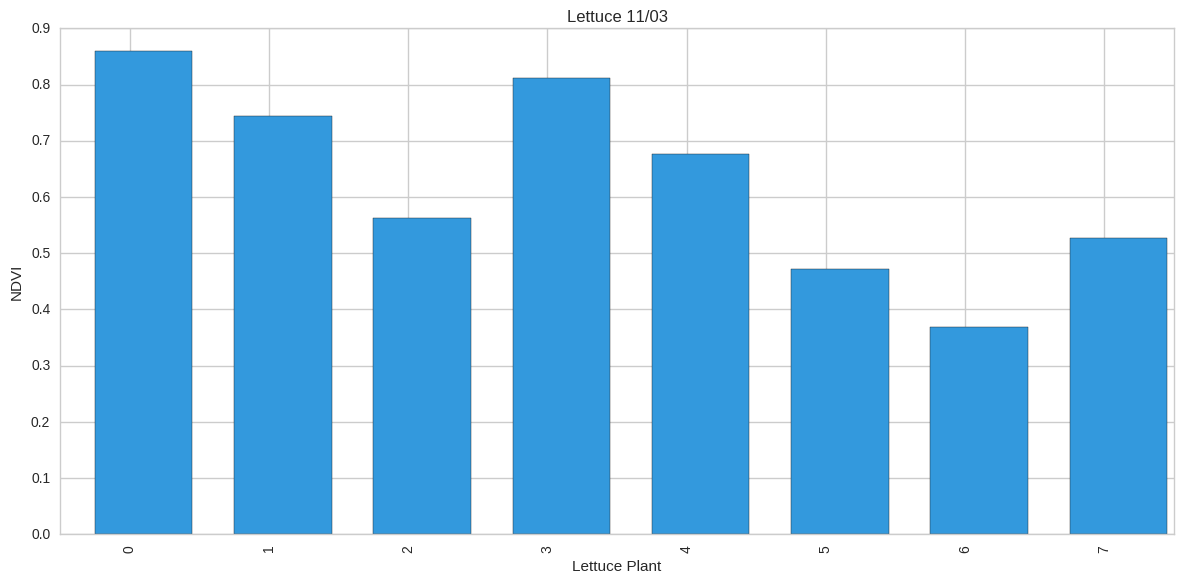
#> input picture data/NDVI/Lettuce_2016-11-03.png, 1184 x 583 px
$ python crop.py ../data/NDVI/Lettuce_2016-11-03.png   (older library calls are emulated)
#> lines starting #> are read from the running program, lines starting #| are printed output that depends on the picture; after the words box and inside, x2 and y2 are one past the last pixel; in counts of white or black regions, pixels touching at a corner belong together
import cv2
import numpy as np
import sys


def rotate_bound(image, angle):
    # grab the dimensions of the image and then determine the
    # center
    (h, w) = image.shape[:2]
    (cX, cY) = (w // 2, h // 2)

    # grab the rotation matrix (applying the negative of the
    # angle to rotate clockwise), then grab the sine and cosine
    # (i.e., the rotation components of the matrix)
    M = cv2.getRotationMatrix2D((cX, cY), angle, 1.0)
    cos = np.abs(M[0, 0])
    sin = np.abs(M[0, 1])

    # compute the new bounding dimensions of the image
    nW = int((h * sin) + (w * cos))
    nH = int((h * cos) + (w * sin))

    # adjust the rotation matrix to take into account translation
    M[0, 2] += (nW / 2) - cX
    M[1, 2] += (nH / 2) - cY

    # perform the actual rotation and return the image
    return cv2.warpAffine(image, M, (nW, nH))


if __name__ == "__main__":
    img = cv2.imread(sys.argv[1])
#> img is the input picture: shape (583, 1184, 3); mean B, G, R 239.2, 212.3, 171.9
    rows, cols = img.shape[:2]
    gray = cv2.cvtColor(img, cv2.COLOR_BGR2GRAY)
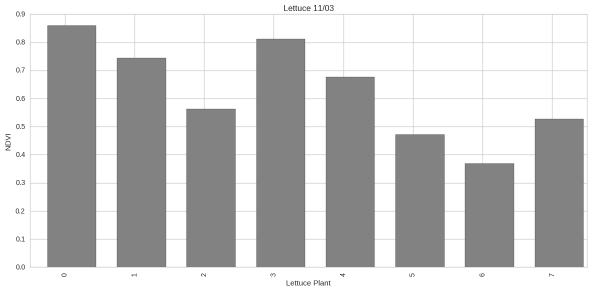
#> gray: shape (583, 1184) (shown at 1/2 size); min 39, max 255, mean 203.2
    _, thresh = cv2.threshold(gray, 0, 255, cv2.THRESH_BINARY_INV + cv2.THRESH_OTSU)
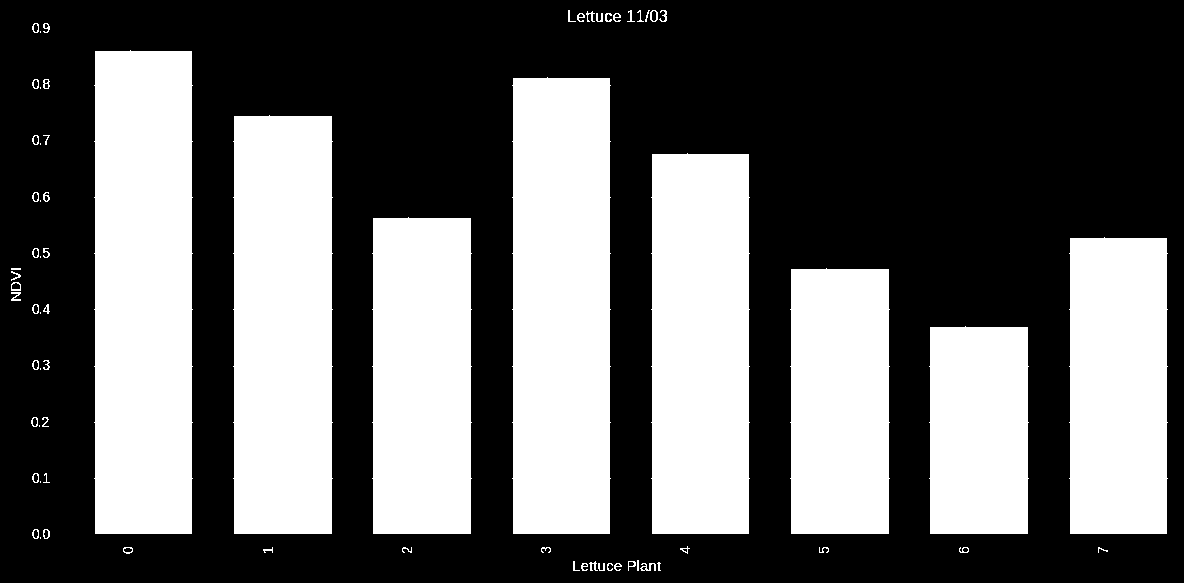
#> thresh: shape (583, 1184); 40.1% white; 71 white regions (10 under 20 px), largest, box (x1, y1, x2, y2) and area: (94, 50, 193, 534) 46868, (512, 77, 611, 534) 44249, (233, 115, 333, 534) 40979
    thresh = cv2.bitwise_not(thresh)
    _, contours, _ = cv2.findContours(thresh, cv2.RETR_EXTERNAL, cv2.CHAIN_APPROX_SIMPLE)
#> contours = [[[0, 0], [0, 582], [1183, 582], [1183, 0]]]
    cnt = contours[0]
#> cnt = [[0, 0], [0, 582], [1183, 582], [1183, 0]]
    rect = cv2.minAreaRect(cnt)
#> rect = ((591.5, 291), (582, 1183), -90)
    rotation = rect[-1]
#> rotation = -90
    dst = rotate_bound(thresh, rotation)
#> in rotate_bound, `M = cv2.getRotationMatrix2D((cX, cY), angle, 1.0)`: M = [[6.12e-17, -1, 883], [1, 6.12e-17, -301]]
#> in rotate_bound, `cos = np.abs(M[0, 0])`: cos = 6.12e-17
#> in rotate_bound, `sin = np.abs(M[0, 1])`: sin = 1
#> in rotate_bound, `nW = int((h * sin) + (w * cos))`: nW = 583
#> in rotate_bound, `nH = int((h * cos) + (w * sin))`: nH = 1184
#> in rotate_bound, `return cv2.warpAffine(image, M, (nW, nH))`:
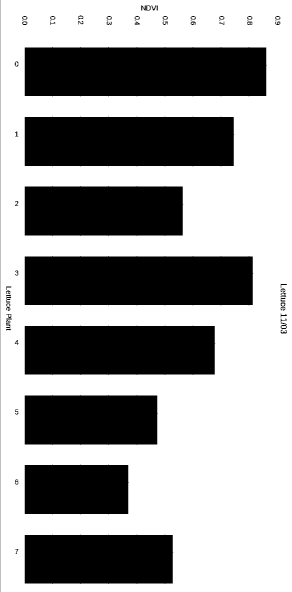
#> returned value: shape (1184, 583) (shown at 1/2 size); min 0, max 255, mean 152.6

    _, contours, _ = cv2.findContours(dst, cv2.RETR_EXTERNAL, cv2.CHAIN_APPROX_SIMPLE)
#> contours = [[[0, 0], [0, 1183], [582, 1183], [582, 0]]]
    cnt = contours[0]
#> cnt = [[0, 0], [0, 1183], [582, 1183], [582, 0]]
    x, y, w, h = cv2.boundingRect(cnt)
#> x = 0; y = 0; w = 583; h = 1184


    rotated_gray = rotate_bound(gray, rotation)
#> call 2 of rotate_bound, with angle = -90
#> in rotate_bound (call 2), `return cv2.warpAffine(image, M, (nW, nH))`:
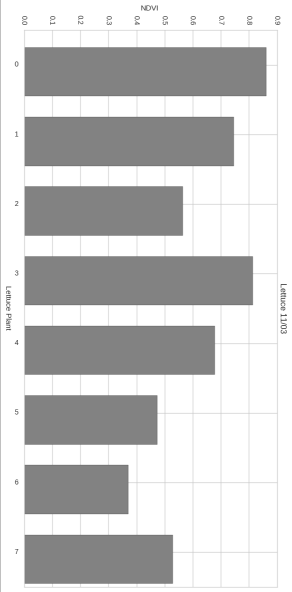
#> returned value: shape (1184, 583) (shown at 1/2 size); min 39, max 255, mean 203
    cropped_gray = rotated_gray[y:y+h,x:x+w]
    _, thresh = cv2.threshold(cropped_gray, 0, 255, cv2.THRESH_BINARY_INV + cv2.THRESH_OTSU)
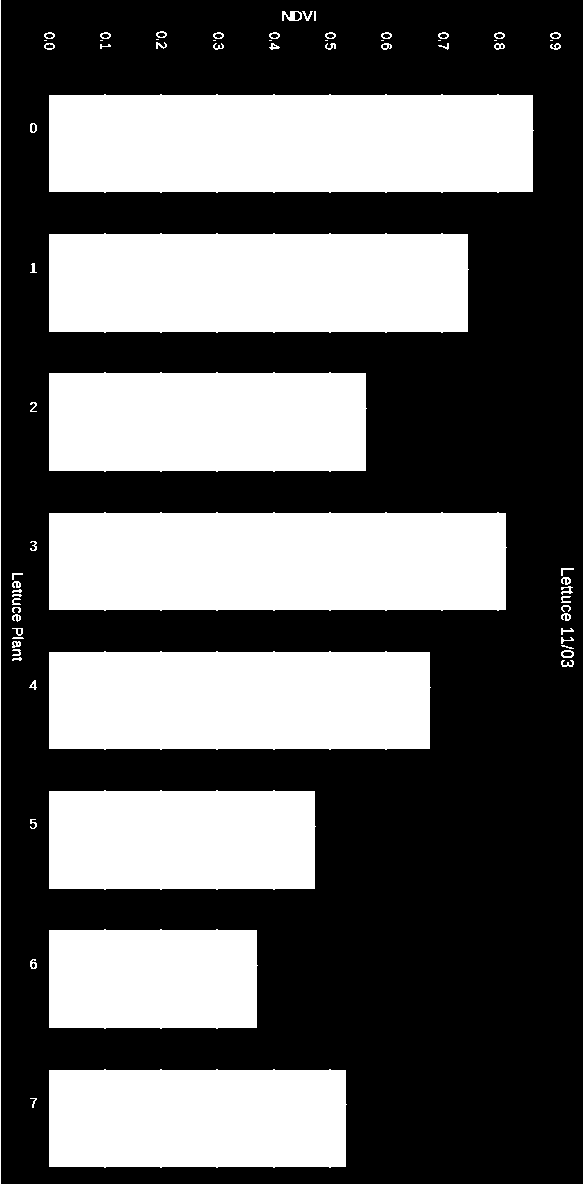
#> thresh: shape (1184, 583); 40.4% white; 73 white regions (10 under 20 px), largest, box (x1, y1, x2, y2) and area: (49, 94, 534, 193) 46981, (49, 512, 507, 611) 44362, (49, 233, 469, 333) 41091
    thresh = cv2.bitwise_not(thresh)
    kernel = np.ones((5,5), np.uint8)
    thresh = cv2.erode(thresh, kernel, iterations=5)
#> thresh: shape (1184, 583); 43.5% white; 2 white regions, box (x1, y1, x2, y2) and area: (11, 0, 583, 1184) 300487, (581, 603, 583, 619) 31
    thresh = cv2.dilate(thresh, kernel, iterations=20)
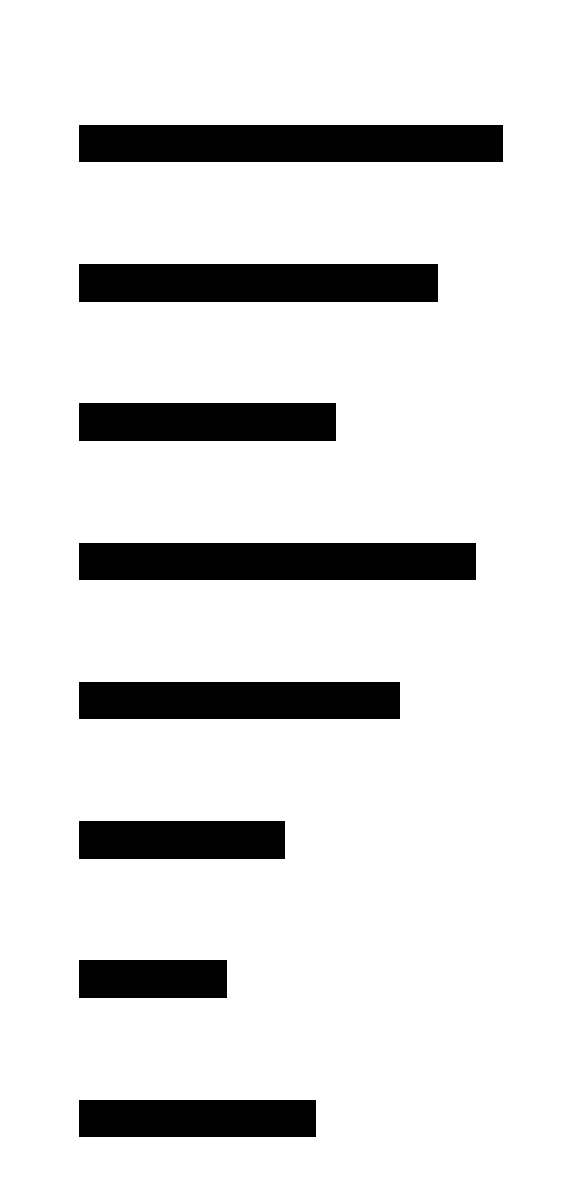
#> thresh: shape (1184, 583); 87.3% white; 8 black regions, largest, box (x1, y1, x2, y2) and area: (79, 125, 503, 162) 15688, (79, 543, 476, 580) 14689, (79, 264, 438, 302) 13642
    _, contours, _ = cv2.findContours(thresh, cv2.RETR_EXTERNAL, cv2.CHAIN_APPROX_SIMPLE)
    cnt = contours[0]
    rect = cv2.minAreaRect(cnt)
#> rect = ((291, 591.5), (1183, 582), -90)
    x, y, w, h = cv2.boundingRect(cnt)
    cropped_gray = cropped_gray[y:y+h,x:x+w]
    cv2.imwrite("test.jpg", cropped_gray)

$ run again, on data/NDVI/Lettuce_2016-11-17.png
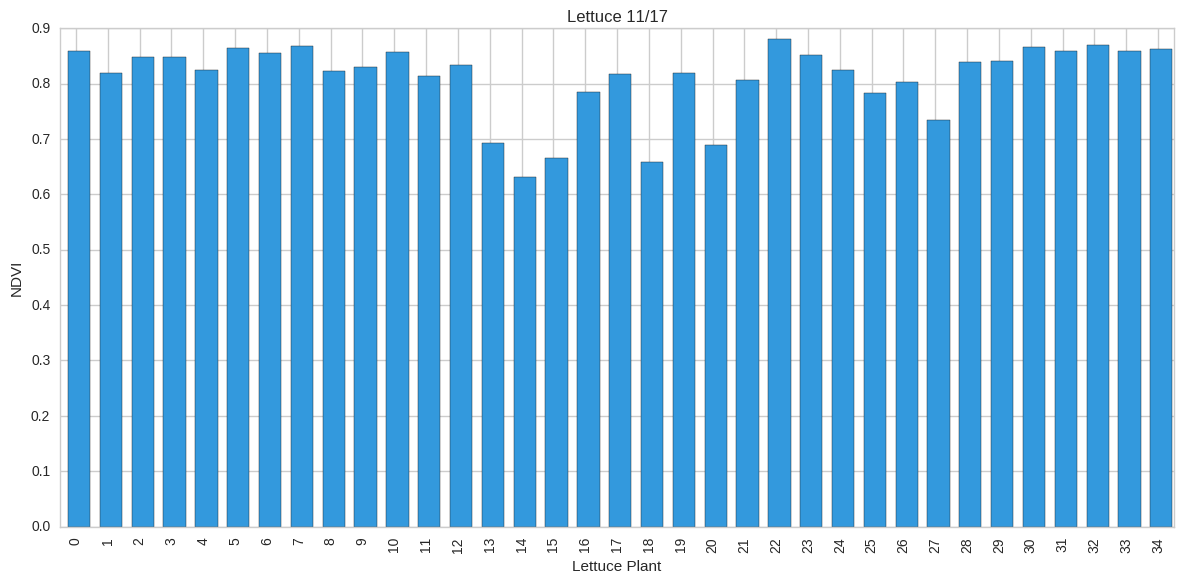
#> input picture data/NDVI/Lettuce_2016-11-17.png, 1184 x 583 px
#> img is the input picture: shape (583, 1184, 3); mean B, G, R 231.9, 198.1, 147.3
#> `_, thresh = cv2.threshold(gray, 0, 255, cv2.THRESH_BINARY_INV + cv2.TH..`:
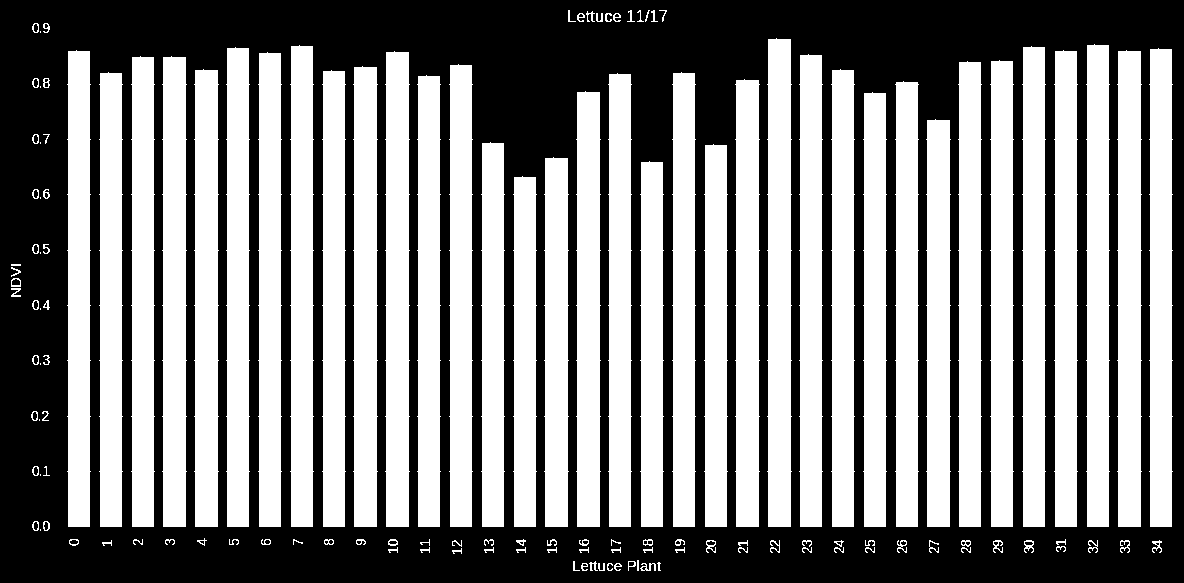
#> thresh: shape (583, 1184); 51.3% white; 42 black regions (25 under 20 px), largest, box (x1, y1, x2, y2) and area: (0, 0, 1184, 583) 335192, (12, 279, 20, 285) 40, (34, 24, 38, 32) 26
#> `_, contours, _ = cv2.findContours(thresh, cv2.RETR_EXTERNAL, cv2.CHAIN..`: contours = [[[0, 0], [0, 582], [1183, 582], [1183, 0]]]
#> `cnt = contours[0]`: cnt = [[0, 0], [0, 582], [1183, 582], [1183, 0]]
#> `rect = cv2.minAreaRect(cnt)`: rect = ((591.5, 291), (582, 1183), -90)
#> rotation = -90
#> M = [[6.12e-17, -1, 883], [1, 6.12e-17, -301]]
#> cos = 6.12e-17
#> sin = 1
#> nW = 583
#> nH = 1184
#> `_, contours, _ = cv2.findContours(dst, cv2.RETR_EXTERNAL, cv2.CHAIN_AP..`: contours = [[[0, 0], [0, 1183], [582, 1183], [582, 0]]]
#> `cnt = contours[0]`: cnt = [[0, 0], [0, 1183], [582, 1183], [582, 0]]
#> `x, y, w, h = cv2.boundingRect(cnt)`: x = 0; w = 583; h = 1184
#> `thresh = cv2.dilate(thresh, kernel, iterations=20)`:
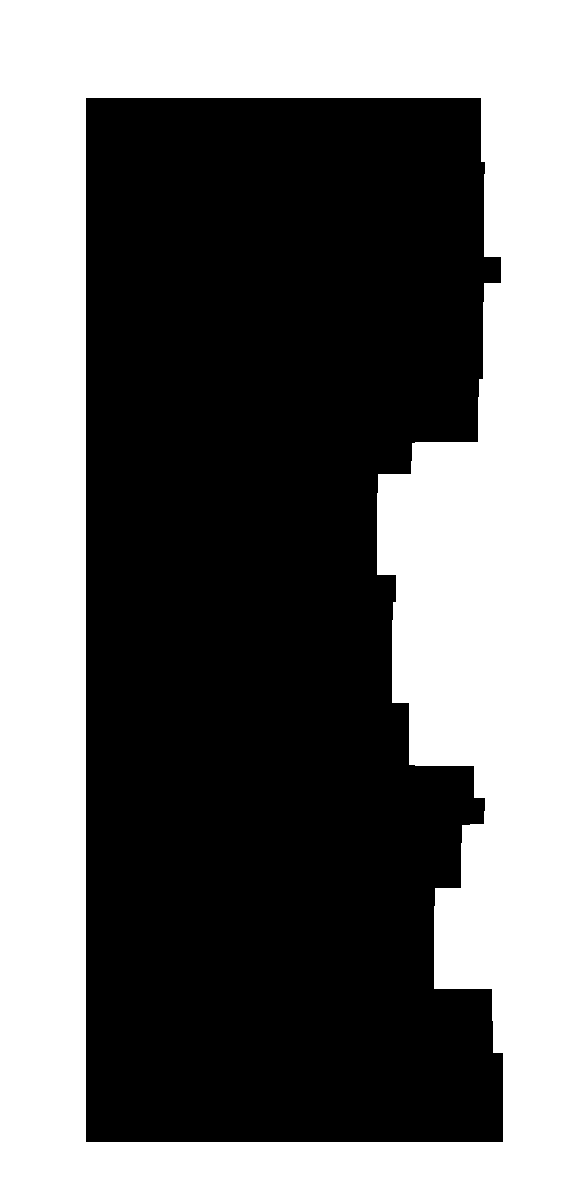
#> thresh: shape (1184, 583); 44.8% white; 1 white region, box (x1, y1, x2, y2) and area: (0, 0, 583, 1184) 308955
#> `rect = cv2.minAreaRect(cnt)`: rect = ((291, 591.5), (1183, 582), -90)

$ run again, on data/NDVI/Orange_2016-11-17.png
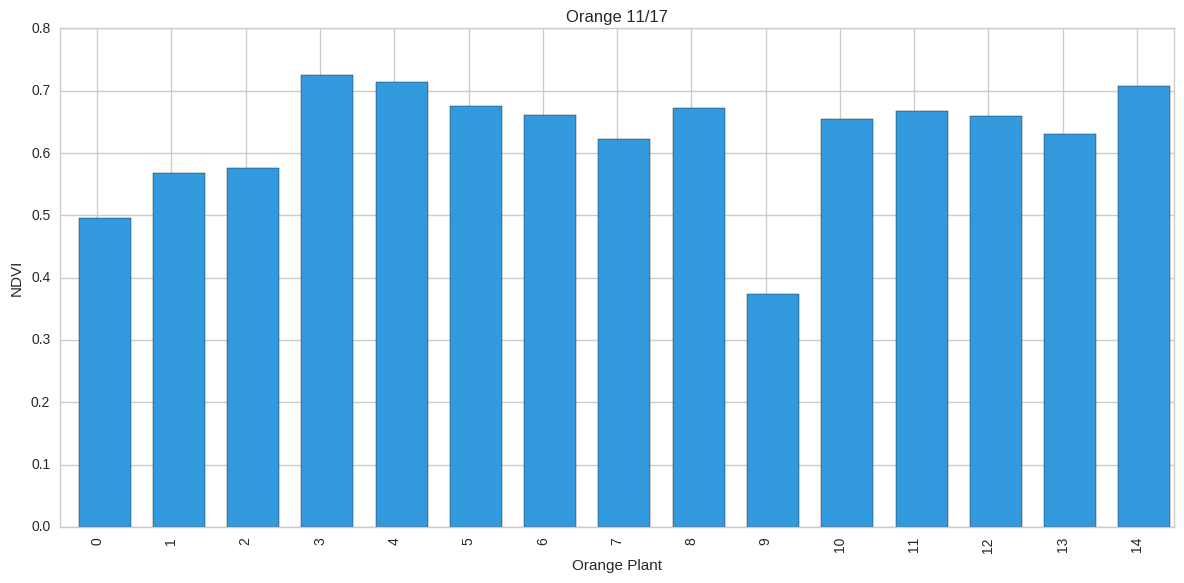
#> input picture data/NDVI/Orange_2016-11-17.png, 1184 x 583 px
#> img is the input picture: shape (583, 1184, 3); mean B, G, R 237, 207.2, 162.6
#> `_, thresh = cv2.threshold(gray, 0, 255, cv2.THRESH_BINARY_INV + cv2.TH..`:
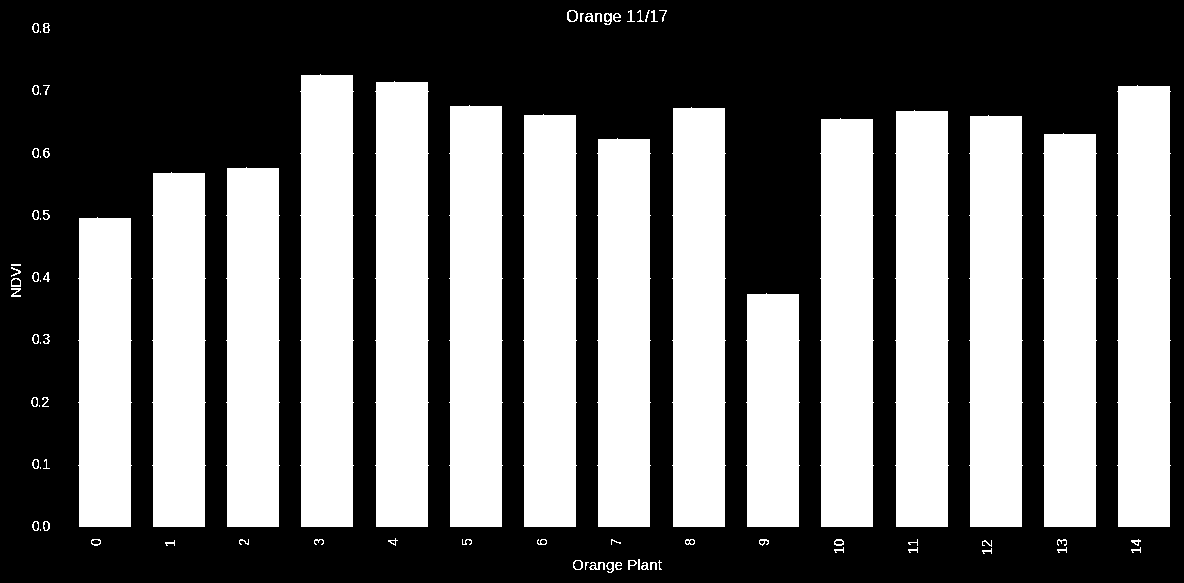
#> thresh: shape (583, 1184); 44.5% white; 87 white regions (11 under 20 px), largest, box (x1, y1, x2, y2) and area: (300, 74, 354, 527) 23519, (375, 81, 429, 527) 23155, (1117, 85, 1171, 527) 22947
#> `_, contours, _ = cv2.findContours(thresh, cv2.RETR_EXTERNAL, cv2.CHAIN..`: contours = [[[0, 0], [0, 582], [1183, 582], [1183, 0]]]
#> `cnt = contours[0]`: cnt = [[0, 0], [0, 582], [1183, 582], [1183, 0]]
#> `rect = cv2.minAreaRect(cnt)`: rect = ((591.5, 291), (582, 1183), -90)
#> rotation = -90
#> M = [[6.12e-17, -1, 883], [1, 6.12e-17, -301]]
#> cos = 6.12e-17
#> sin = 1
#> nW = 583
#> nH = 1184
#> `_, contours, _ = cv2.findContours(dst, cv2.RETR_EXTERNAL, cv2.CHAIN_AP..`: contours = [[[0, 0], [0, 1183], [582, 1183], [582, 0]]]
#> `cnt = contours[0]`: cnt = [[0, 0], [0, 1183], [582, 1183], [582, 0]]
#> `x, y, w, h = cv2.boundingRect(cnt)`: x = 0; w = 583; h = 1184
#> `thresh = cv2.erode(thresh, kernel, iterations=5)`:
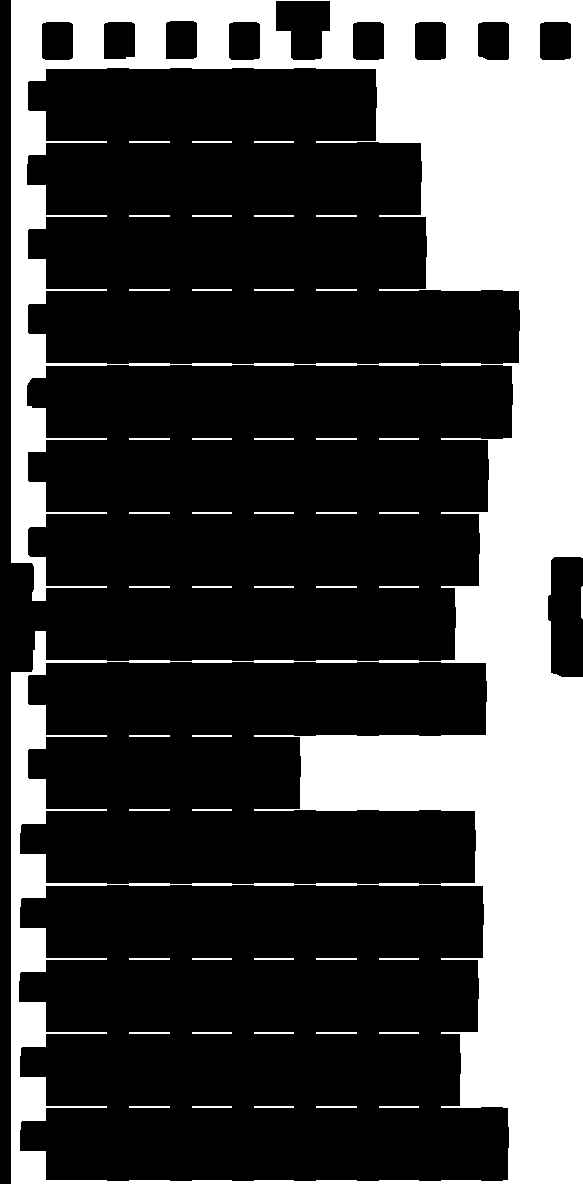
#> thresh: shape (1184, 583); 29.2% white; 47 white regions, largest, box (x1, y1, x2, y2) and area: (11, 0, 583, 1184) 197636, (129, 141, 170, 143) 82, (129, 215, 170, 217) 82
#> `rect = cv2.minAreaRect(cnt)`: rect = ((291, 591.5), (1183, 582), -90)
